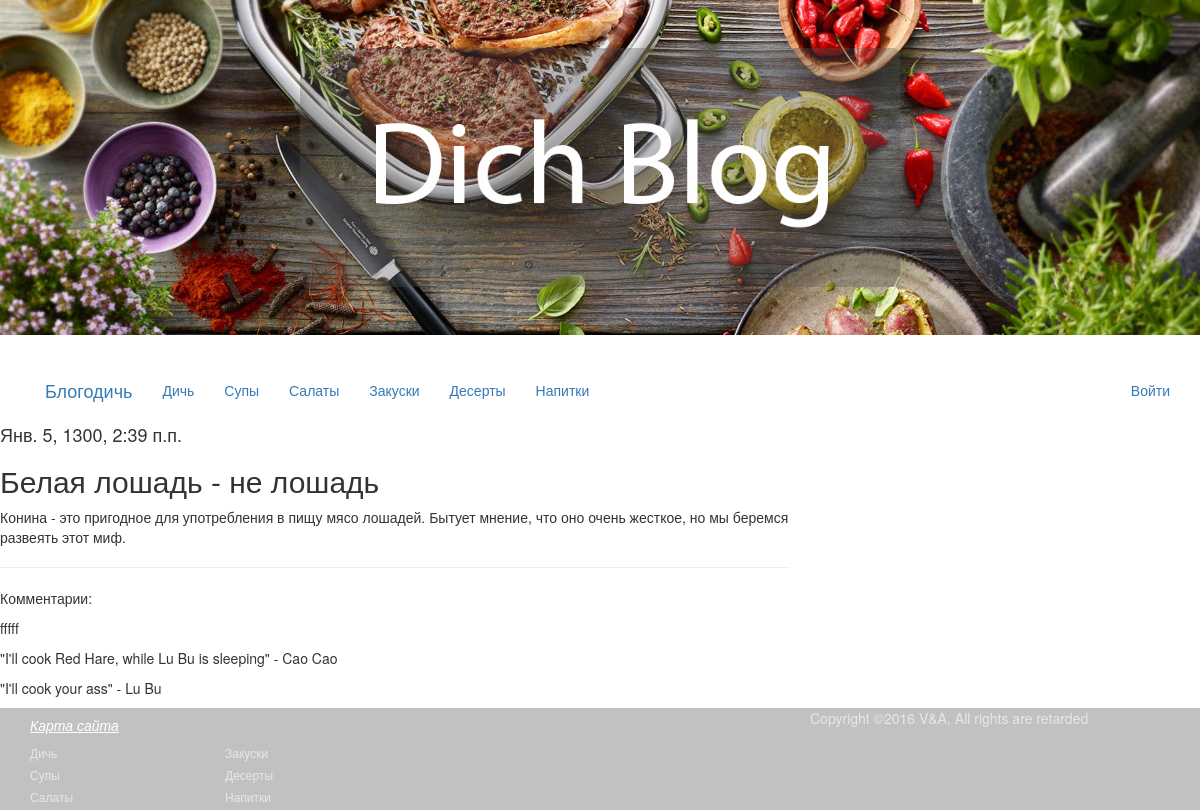
/articles/get/2/, run on the app's committed database.
### article/models.py (models this page shows)
class Article(models.Model):
    class Meta():
        db_table = 'article'
    article_title = models.CharField(max_length=200)
    article_text = models.TextField()
    article_date = models.DateTimeField()
    article_likes = models.IntegerField(default=0)

class Comments(models.Model):
    class Meta():
        db_table = 'comments'
    comments_text = models.TextField(verbose_name="Текст комментария")
    comments_article = models.ForeignKey(Article)

### article/views.py (the view)
# urls.py: url(r'^articles/get/(?P<article_id>\d+)/$',  views.article),
def article(request, article_id=1):
    comment_form = CommentForm
    args = {}
    args.update(csrf(request))
    args['article'] = Article.objects.get(id=article_id)
    args['comments'] = Comments.objects.filter(comments_article_id=article_id)
    args['form'] = comment_form
    args['username'] = auth.get_user(request).username
    return render_to_response('article.html', args)

### article/templates/article.html (shortened to what this page needs)
{% extends 'main.html' %}
{% load static %}
{% block article %}
<div class="col-md-8 box">
<h4>{{ article.article_date }}</h4>
<h2>{{ article.article_title }}</h2>
<p>{{ article.article_text }}</p>
<hr>
</div>
<div class="col-md-8 box">
<p>Комментарии:</p>
{%  for comment in comments %}
    <p>{{ comment.comments_text }}</p>
{% endfor %}
 </div>
{%  endblock %}

### data on the page
Article: article_date "Янв. 5, 1300, 2:39 п.п.", article_title "Белая лошадь - не лошадь", article_text "Конина - это пригодное для употребления в пищу мясо лошадей. Бытует мнение, что оно очень жесткое, но мы беремся развеять этот миф."
Comments: comments_text "fffff"
Comments: comments_text "\"I'll cook Red Hare, while Lu Bu is sleeping\" - Cao Cao"
Comments: comments_text "\"I'll cook your ass\" - Lu Bu"
